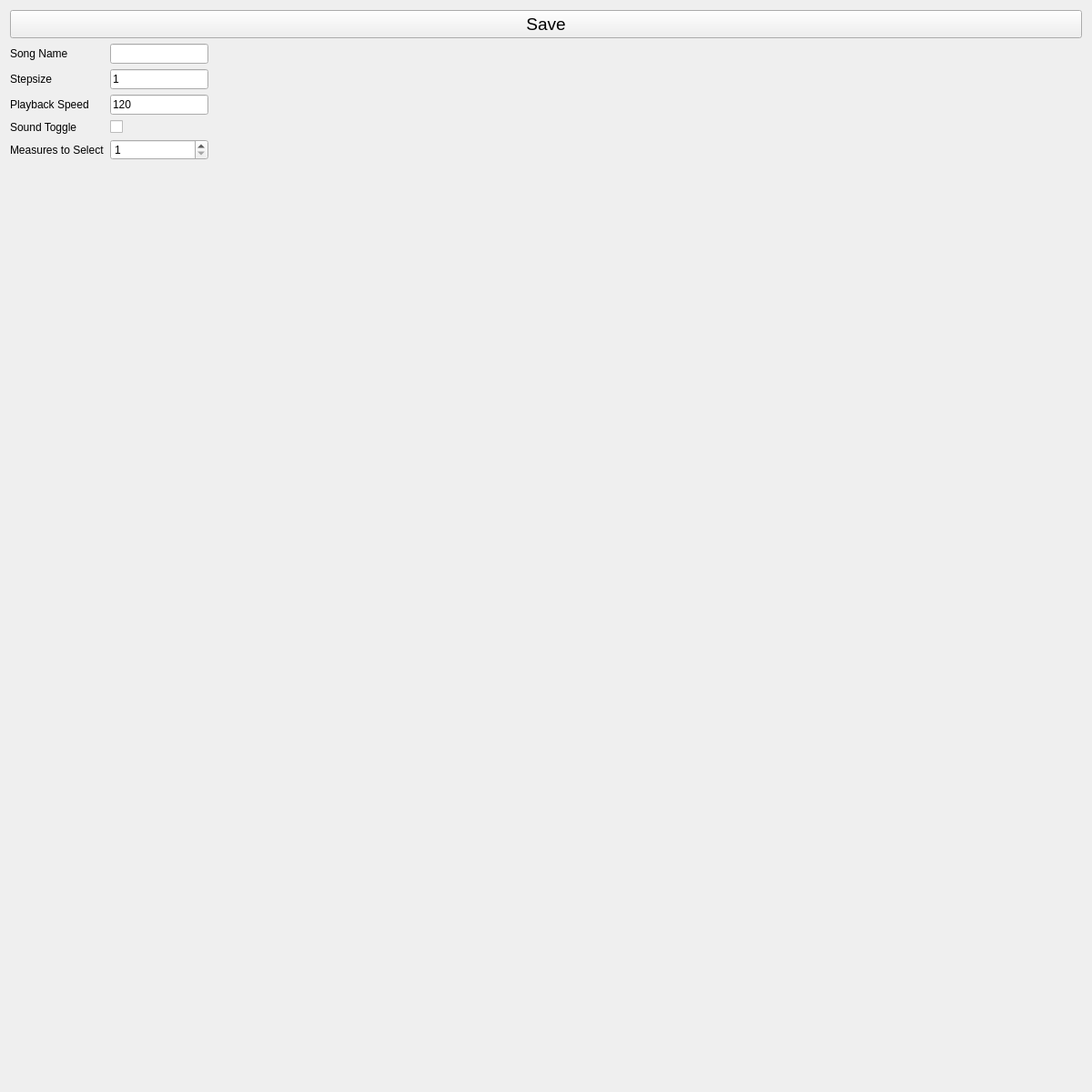
<?xml version="1.0" encoding="UTF-8"?>
<ui version="4.0">
 <class>Form</class>
 <widget class="QWidget" name="Form">
  <property name="geometry">
   <rect>
    <x>0</x>
    <y>0</y>
    <width>1200</width>
    <height>1200</height>
   </rect>
  </property>
  <property name="sizePolicy">
   <sizepolicy hsizetype="Fixed" vsizetype="Fixed">
    <horstretch>0</horstretch>
    <verstretch>0</verstretch>
   </sizepolicy>
  </property>
  <property name="minimumSize">
   <size>
    <width>1200</width>
    <height>1200</height>
   </size>
  </property>
  <property name="maximumSize">
   <size>
    <width>1200</width>
    <height>1200</height>
   </size>
  </property>
  <property name="baseSize">
   <size>
    <width>1200</width>
    <height>1200</height>
   </size>
  </property>
  <property name="focusPolicy">
   <enum>Qt::StrongFocus</enum>
  </property>
  <property name="windowTitle">
   <string>Form</string>
  </property>
  <layout class="QVBoxLayout" name="verticalLayout_2">
   <item>
    <layout class="QVBoxLayout" name="verticalLayout" stretch="0,1">
     <item>
      <layout class="QHBoxLayout" name="horizontalLayout">
       <item>
        <widget class="QPushButton" name="saveButton">
         <property name="minimumSize">
          <size>
           <width>0</width>
           <height>20</height>
          </size>
         </property>
         <property name="font">
          <font>
           <pointsize>14</pointsize>
          </font>
         </property>
         <property name="text">
          <string>Save</string>
         </property>
        </widget>
       </item>
      </layout>
     </item>
     <item>
      <layout class="QHBoxLayout" name="horizontalLayout_2" stretch="0,1">
       <item>
        <layout class="QFormLayout" name="formLayout">
         <item row="1" column="0">
          <widget class="QLabel" name="stepsizeLabel">
           <property name="text">
            <string>Stepsize</string>
           </property>
          </widget>
         </item>
         <item row="1" column="1">
          <widget class="QLineEdit" name="stepsizeLineEdit">
           <property name="minimumSize">
            <size>
             <width>30</width>
             <height>0</height>
            </size>
           </property>
           <property name="text">
            <string>1</string>
           </property>
          </widget>
         </item>
         <item row="2" column="0">
          <widget class="QLabel" name="playbackSpeedLabel">
           <property name="text">
            <string>Playback Speed</string>
           </property>
          </widget>
         </item>
         <item row="2" column="1">
          <widget class="QLineEdit" name="playbackSpeedLineEdit">
           <property name="minimumSize">
            <size>
             <width>30</width>
             <height>0</height>
            </size>
           </property>
           <property name="text">
            <string>120</string>
           </property>
          </widget>
         </item>
         <item row="3" column="0">
          <widget class="QLabel" name="soundToggleLabel">
           <property name="text">
            <string>Sound Toggle</string>
           </property>
          </widget>
         </item>
         <item row="3" column="1">
          <widget class="QCheckBox" name="soundToggleCheckBox"/>
         </item>
         <item row="4" column="0">
          <widget class="QLabel" name="measuresToSelectLabel">
           <property name="text">
            <string>Measures to Select</string>
           </property>
          </widget>
         </item>
         <item row="4" column="1">
          <widget class="QSpinBox" name="measuresToSelectSpinBox">
           <property name="minimumSize">
            <size>
             <width>30</width>
             <height>0</height>
            </size>
           </property>
           <property name="minimum">
            <number>1</number>
           </property>
           <property name="maximum">
            <number>10</number>
           </property>
          </widget>
         </item>
         <item row="0" column="0">
          <widget class="QLabel" name="songNameLabel">
           <property name="text">
            <string>Song Name</string>
           </property>
          </widget>
         </item>
         <item row="0" column="1">
          <widget class="QLineEdit" name="songNameLineEdit"/>
         </item>
        </layout>
       </item>
       <item>
        <widget class="PlotWidget" name="canvas" native="true">
         <property name="sizePolicy">
          <sizepolicy hsizetype="Expanding" vsizetype="Expanding">
           <horstretch>0</horstretch>
           <verstretch>0</verstretch>
          </sizepolicy>
         </property>
         <property name="focusPolicy">
          <enum>Qt::StrongFocus</enum>
         </property>
        </widget>
       </item>
      </layout>
     </item>
    </layout>
   </item>
  </layout>
 </widget>
 <customwidgets>
  <customwidget>
   <class>PlotWidget</class>
   <extends>QWidget</extends>
   <header>pyqtgraph</header>
   <container>1</container>
  </customwidget>
 </customwidgets>
 <resources/>
 <connections/>
</ui>
